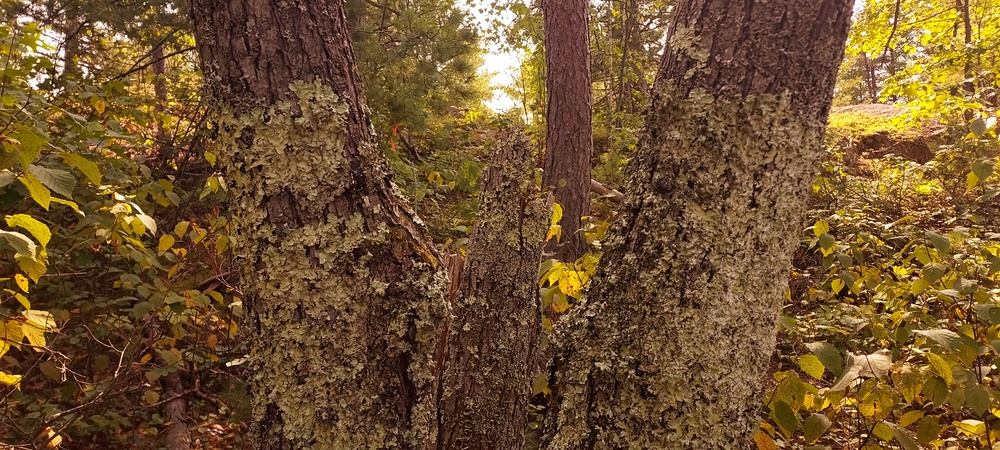
#> input picture images/forest.jpg, 1000 x 450 px, shrunk from 4000 x 1800 before the run, found by its file name
$ python sample.py
#> lines starting #> are read from the running program, lines starting #| are printed output that depends on the picture
#> in main, sample is the input picture: PIL image 1000x450 RGB; mean R, G, B 112.8, 82.4, 46.6
from PIL import Image, ImageFilter, ImageEnhance, ImageChops

def blur(img, blur):
#> called with blur = 10
    im = img.copy()
    blur = im.filter(ImageFilter.GaussianBlur(blur))
    return blur

def colored(img, addr, addg, addb):
#> called with addr = 0, addg = 0, addb = 100
    im = img.copy()
    r, g, b = im.split()
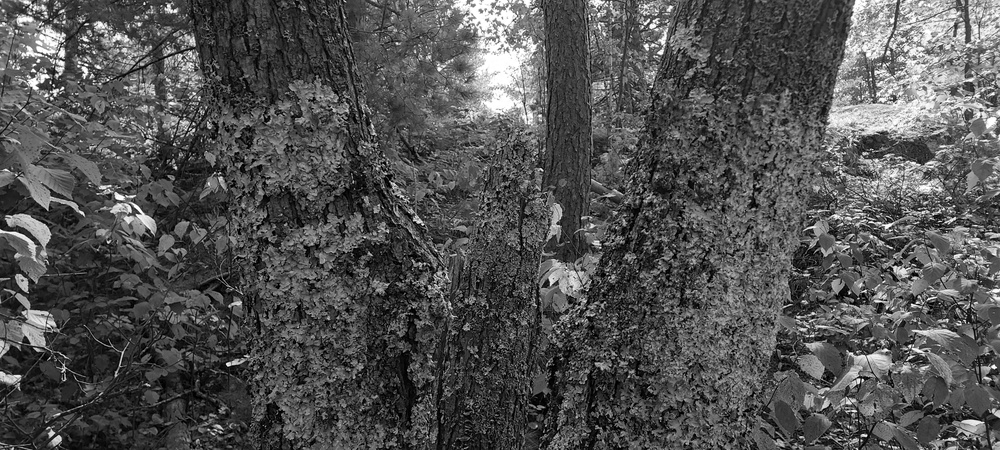
#> g: PIL image 1000x450 L; min 0, max 255, mean 82.4
    r = r.point(lambda p: min(255, (p + addr)))
    g = g.point(lambda p: min(255, (p + addg)))
    b = b.point(lambda p: min(255, (p + addb)))
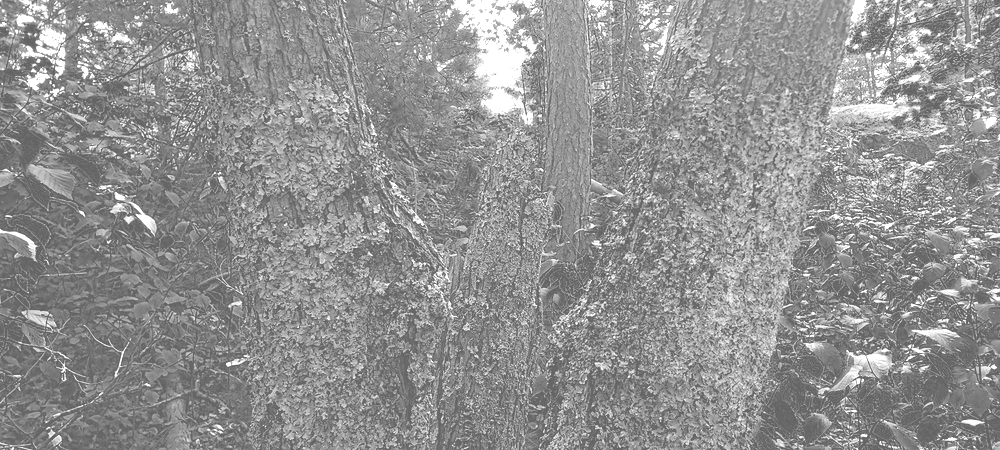
#> b: PIL image 1000x450 L; min 100, max 255, mean 145.5
    filtered = Image.merge('RGB', (r, g, b))
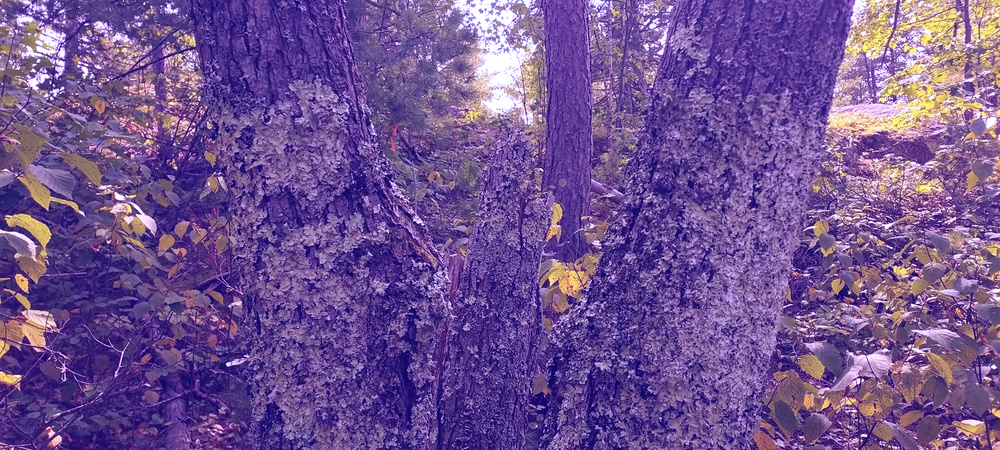
#> filtered: PIL image 1000x450 RGB; mean R, G, B 112.8, 82.4, 145.5
    return filtered

def stick(img):
    im = img.copy()
    stuck = Image.new('RGB', (im.size[0], 2 * im.size[1]))
#> stuck: PIL image 1000x900 RGB; every value is 0
    stuck.paste(im, (0,0))
    stuck.paste(im, (0, im.size[1]))
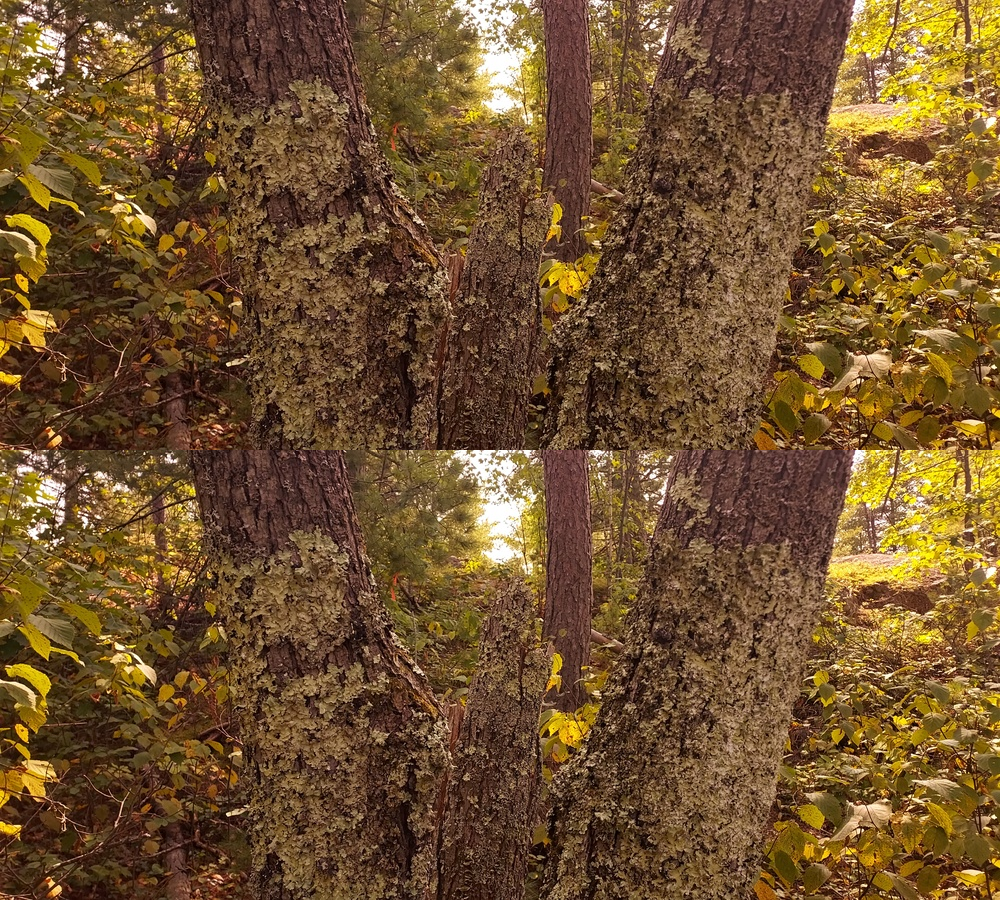
#> stuck: PIL image 1000x900 RGB; mean R, G, B 112.8, 82.4, 46.6
    return stuck

def blind(img, brightness):
#> called with brightness = 5
    im = img.copy()
    im = ImageEnhance.Brightness(im)
    im = im.enhance(brightness)
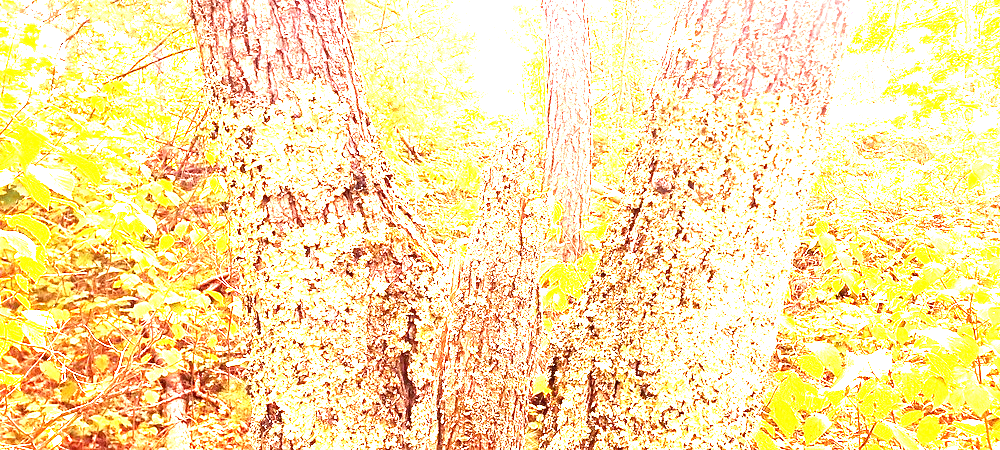
#> im: PIL image 1000x450 RGB; mean R, G, B 250.1, 226.4, 167.8
    return im

def mixed(img, dist):
#> called with dist = 500
    im = img.copy()
    move = ImageChops.offset(im, dist)
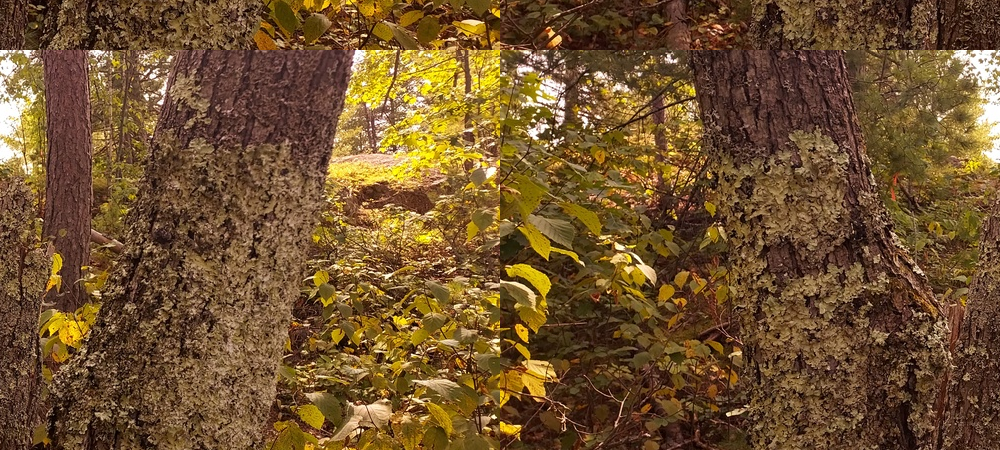
#> move: PIL image 1000x450 RGB; mean R, G, B 112.8, 82.4, 46.6
    mix = ImageChops.difference(im, move)
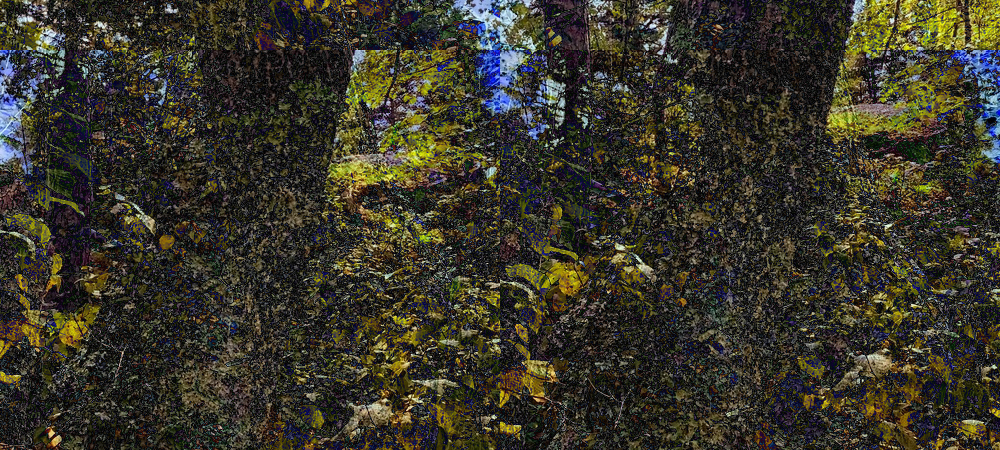
#> mix: PIL image 1000x450 RGB; mean R, G, B 56.3, 53.7, 41.8
    return mix

def main():
    sample = Image.open('images/forest.jpg')
    sample.show()
    blur(sample, 10).show()
    colored(sample, 0,0,100).show()
    stick(sample).show()
    blind(sample, 5).show()
    mixed(sample, 500).show()

if __name__ == '__main__':
    main()

$ run again, with images/barn_house.jpg copied over images/forest.jpg
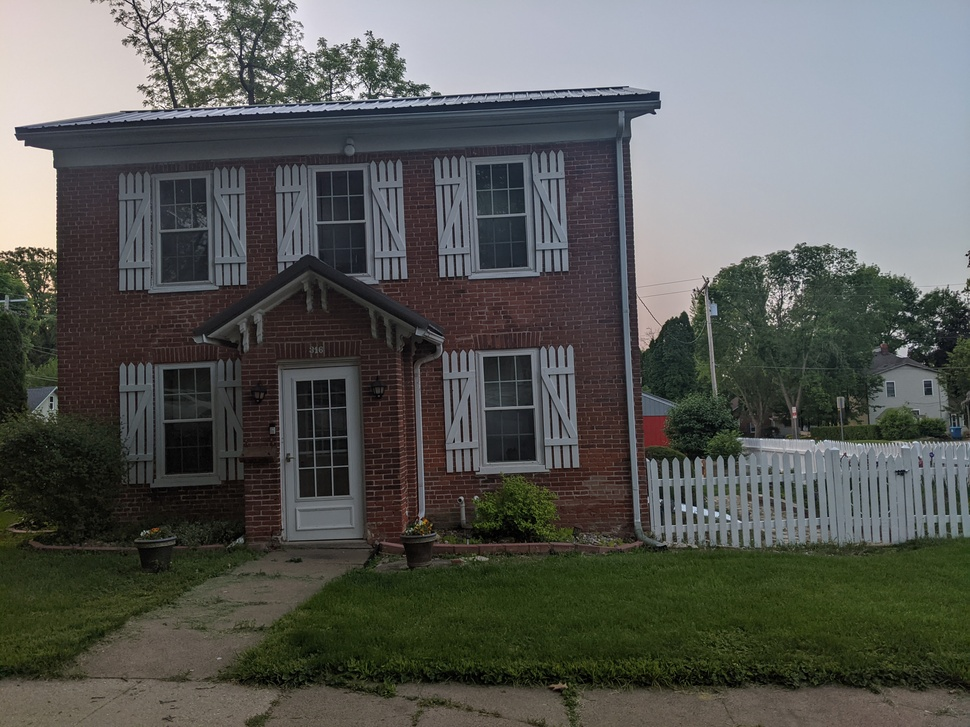
#> input picture images/barn_house.jpg, 970 x 727 px, shrunk from 4032 x 3024 before the run, found by its file name
#> in main, sample is the input picture: PIL image 970x727 RGB; mean R, G, B 88.5, 90.4, 86.3
#> in mixed, `move = ImageChops.offset(im, dist)`:
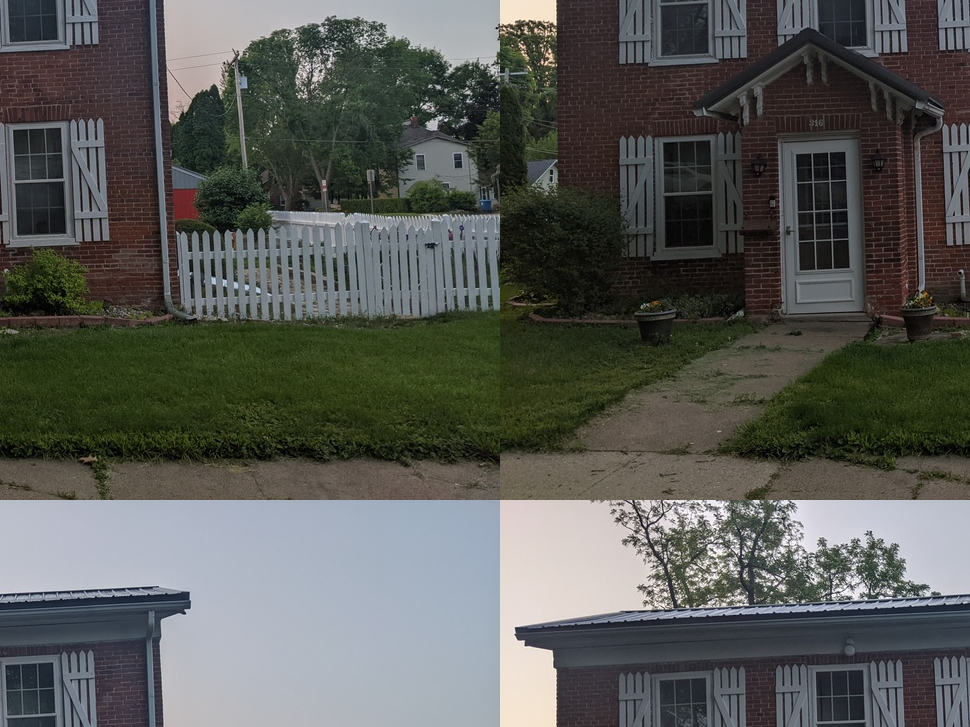
#> move: PIL image 970x727 RGB; mean R, G, B 88.5, 90.4, 86.3
#> in mixed, `mix = ImageChops.difference(im, move)`:
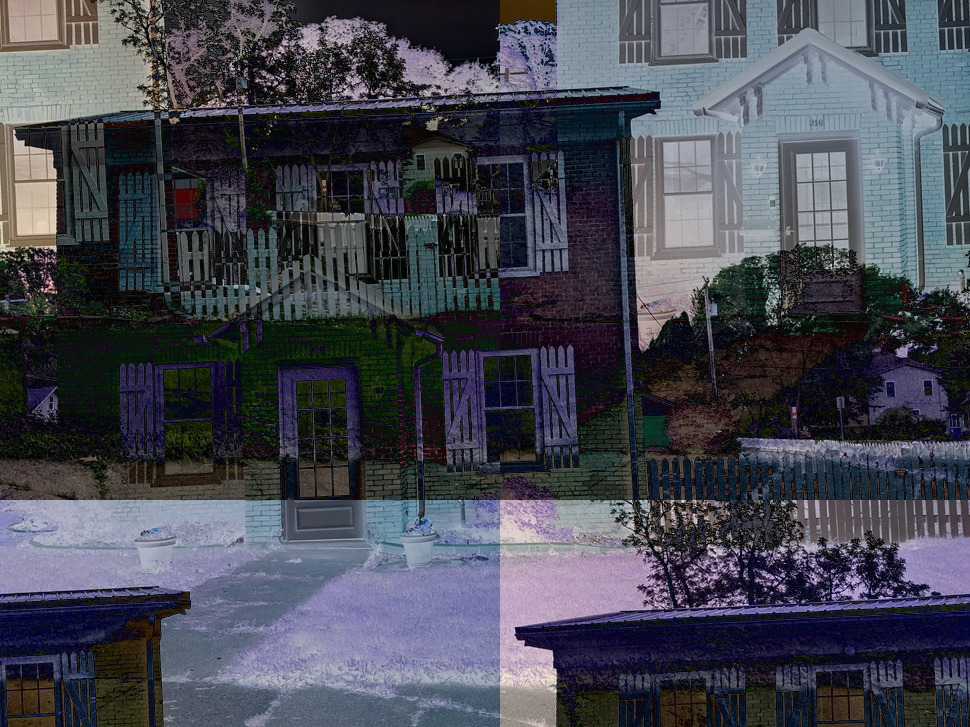
#> mix: PIL image 970x727 RGB; mean R, G, B 69.9, 71.9, 82.3
